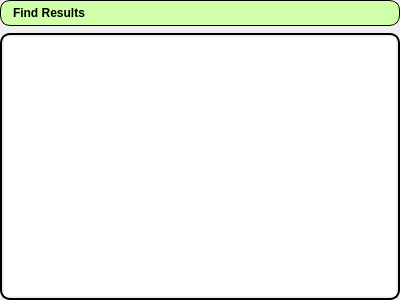
<?xml version="1.0" encoding="UTF-8"?>
<ui version="4.0">
 <class>FindWidget</class>
 <widget class="QWidget" name="FindWidget">
  <property name="geometry">
   <rect>
    <x>0</x>
    <y>0</y>
    <width>400</width>
    <height>300</height>
   </rect>
  </property>
  <property name="windowTitle">
   <string>Form</string>
  </property>
  <layout class="QVBoxLayout" name="verticalLayout">
   <property name="spacing">
    <number>7</number>
   </property>
   <property name="leftMargin">
    <number>0</number>
   </property>
   <property name="topMargin">
    <number>0</number>
   </property>
   <property name="rightMargin">
    <number>0</number>
   </property>
   <property name="bottomMargin">
    <number>0</number>
   </property>
   <item>
    <widget class="QFrame" name="frameTytleFindResults">
     <property name="styleSheet">
      <string notr="true">#frameTytleFindResults{
    border: 1px solid black;
    border-radius: 10px;
    padding: 2px;
	background-color: #cfffa9;
}</string>
     </property>
     <property name="frameShape">
      <enum>QFrame::Box</enum>
     </property>
     <property name="frameShadow">
      <enum>QFrame::Plain</enum>
     </property>
     <property name="lineWidth">
      <number>1</number>
     </property>
     <layout class="QHBoxLayout" name="horizontalLayout_2">
      <property name="leftMargin">
       <number>0</number>
      </property>
      <property name="topMargin">
       <number>0</number>
      </property>
      <property name="rightMargin">
       <number>0</number>
      </property>
      <property name="bottomMargin">
       <number>0</number>
      </property>
      <item>
       <spacer name="horizontalSpacer_3">
        <property name="orientation">
         <enum>Qt::Horizontal</enum>
        </property>
        <property name="sizeType">
         <enum>QSizePolicy::Fixed</enum>
        </property>
        <property name="sizeHint" stdset="0">
         <size>
          <width>10</width>
          <height>20</height>
         </size>
        </property>
       </spacer>
      </item>
      <item>
       <widget class="QLabel" name="labelTytleFindResults">
        <property name="palette">
         <palette>
          <active>
           <colorrole role="WindowText">
            <brush brushstyle="SolidPattern">
             <color alpha="255">
              <red>0</red>
              <green>0</green>
              <blue>0</blue>
             </color>
            </brush>
           </colorrole>
           <colorrole role="Text">
            <brush brushstyle="SolidPattern">
             <color alpha="255">
              <red>0</red>
              <green>0</green>
              <blue>0</blue>
             </color>
            </brush>
           </colorrole>
           <colorrole role="ButtonText">
            <brush brushstyle="SolidPattern">
             <color alpha="255">
              <red>0</red>
              <green>0</green>
              <blue>0</blue>
             </color>
            </brush>
           </colorrole>
          </active>
          <inactive>
           <colorrole role="WindowText">
            <brush brushstyle="SolidPattern">
             <color alpha="255">
              <red>0</red>
              <green>0</green>
              <blue>0</blue>
             </color>
            </brush>
           </colorrole>
           <colorrole role="Text">
            <brush brushstyle="SolidPattern">
             <color alpha="255">
              <red>0</red>
              <green>0</green>
              <blue>0</blue>
             </color>
            </brush>
           </colorrole>
           <colorrole role="ButtonText">
            <brush brushstyle="SolidPattern">
             <color alpha="255">
              <red>0</red>
              <green>0</green>
              <blue>0</blue>
             </color>
            </brush>
           </colorrole>
          </inactive>
          <disabled>
           <colorrole role="WindowText">
            <brush brushstyle="SolidPattern">
             <color alpha="255">
              <red>0</red>
              <green>0</green>
              <blue>0</blue>
             </color>
            </brush>
           </colorrole>
           <colorrole role="Text">
            <brush brushstyle="SolidPattern">
             <color alpha="255">
              <red>0</red>
              <green>0</green>
              <blue>0</blue>
             </color>
            </brush>
           </colorrole>
           <colorrole role="ButtonText">
            <brush brushstyle="SolidPattern">
             <color alpha="255">
              <red>0</red>
              <green>0</green>
              <blue>0</blue>
             </color>
            </brush>
           </colorrole>
          </disabled>
         </palette>
        </property>
        <property name="styleSheet">
         <string notr="true">#labelTytleFindResults{
font-weight: bold;
color: &quot;black&quot;;
}</string>
        </property>
        <property name="text">
         <string>Find Results</string>
        </property>
       </widget>
      </item>
      <item>
       <widget class="QPushButton" name="pushButtonCloseFindResults">
        <property name="styleSheet">
         <string notr="true">QPushButton
{
background-color: transparent; 
border: none; 
min-width:20;
min-height:20;
max-width:20;
max-height:20;
qproperty-iconSize: 20px 20px;
qproperty-text:&quot;&quot; 
}</string>
        </property>
        <property name="text">
         <string/>
        </property>
        <property name="icon">
         <iconset resource="../res.qrc">
          <normaloff>:/imgs/close.png</normaloff>:/imgs/close.png</iconset>
        </property>
       </widget>
      </item>
     </layout>
    </widget>
   </item>
   <item>
    <widget class="TreeWidgetFindResults" name="treeWidgetFindResults">
     <property name="styleSheet">
      <string notr="true">#treeWidgetFindResults{
    border: 2px solid black;
    border-radius: 10px;
    padding: 2px;
	border-color: &quot;green&quot;;
}</string>
     </property>
     <attribute name="headerVisible">
      <bool>false</bool>
     </attribute>
     <column>
      <property name="text">
       <string notr="true">1</string>
      </property>
     </column>
    </widget>
   </item>
  </layout>
 </widget>
 <customwidgets>
  <customwidget>
   <class>TreeWidgetFindResults</class>
   <extends>QTreeWidget</extends>
   <header>find/treewidgetfindresults.h</header>
  </customwidget>
 </customwidgets>
 <resources>
  <include location="../res.qrc"/>
 </resources>
 <connections/>
</ui>
